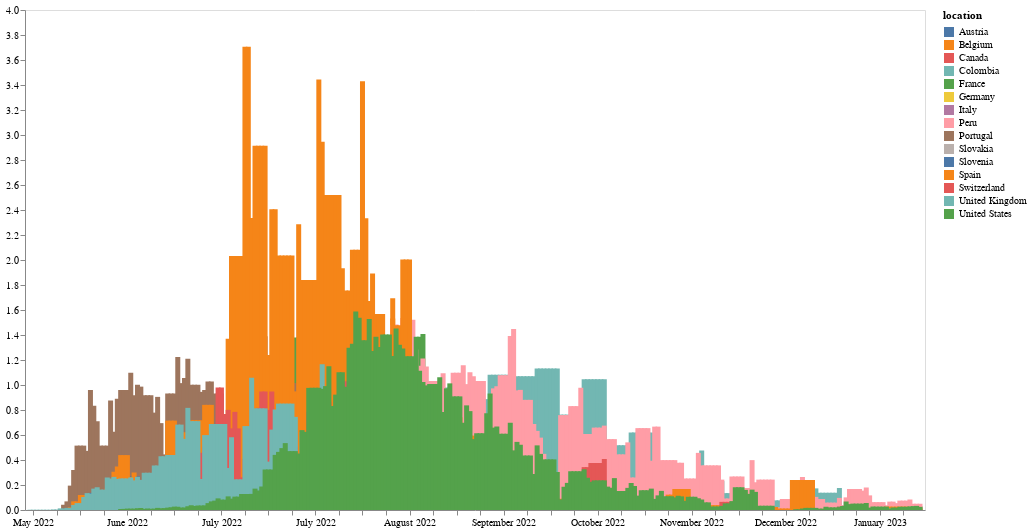

Notebook code for this chart:
### Code cell
hosp_plot =  alt.Chart(df_plot_country, width = 750).mark_bar(interpolate='monotone', opacity = 1).encode(
    x=alt.X('date:T', axis=alt.Axis(title=None, grid=False, format="%B %Y")),
    y=alt.Y('new_cases_smoothed_per_million:Q',axis=alt.Axis(title = "", grid=False), stack = False),
    color = alt.Color("location:N")).properties(
    width=900,
    height=500
)
hosp_plot

### Figure 1 — Vega-Lite specification as saved in the notebook (floating-point values rounded to 4 significant figures; data arrays with more than 128 entries replaced by an {"elided": "..."} marker saying what was removed)
{"config": {"view": {"continuousWidth": 400, "continuousHeight": 300}}, "data": {"name": "data-81d6e5ccf95861ee253452e70fb55677"}, "mark": {"type": "bar", "interpolate": "monotone", "opacity": 1}, "encoding": {"color": {"field": "location", "type": "nominal"}, "x": {"axis": {"format": "%B %Y", "grid": false, "title": null}, "field": "date", "type": "temporal"}, "y": {"axis": {"grid": false, "title": ""}, "field": "new_cases_smoothed_per_million", "stack": false, "type": "quantitative"}}, "height": 500, "width": 900, "$schema": "https://vega.github.io/schema/vega-lite/v4.17.0.json", "datasets": {"data-81d6e5ccf95861ee253452e70fb55677": {"elided": "3657 records"}}}
